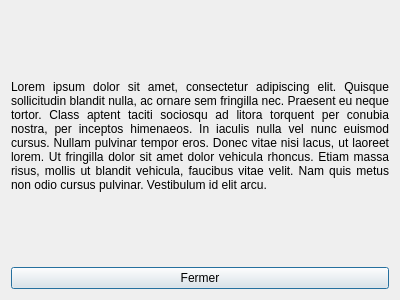
<?xml version="1.0" encoding="UTF-8"?>
<ui version="4.0">
 <class>AboutDialog</class>
 <widget class="QDialog" name="AboutDialog">
  <property name="geometry">
   <rect>
    <x>0</x>
    <y>0</y>
    <width>400</width>
    <height>300</height>
   </rect>
  </property>
  <property name="windowTitle">
   <string>A propos de Mandarine</string>
  </property>
  <property name="windowIcon">
   <iconset resource="icons/icons.qrc">
    <normaloff>:/icons/orange.png</normaloff>:/icons/orange.png</iconset>
  </property>
  <layout class="QHBoxLayout" name="horizontalLayout">
   <item>
    <layout class="QVBoxLayout" name="verticalLayout">
     <item>
      <widget class="QLabel" name="about_label">
       <property name="toolTip">
        <string>A propos de Mandarine</string>
       </property>
       <property name="text">
        <string>&lt;html&gt;&lt;head/&gt;&lt;body&gt;&lt;p align=&quot;justify&quot;&gt;Lorem ipsum dolor sit amet, consectetur adipiscing elit. Quisque sollicitudin blandit nulla, ac ornare sem fringilla nec. Praesent eu neque tortor. Class aptent taciti sociosqu ad litora torquent per conubia nostra, per inceptos himenaeos. In iaculis nulla vel nunc euismod cursus. Nullam pulvinar tempor eros. Donec vitae nisi lacus, ut laoreet lorem. Ut fringilla dolor sit amet dolor vehicula rhoncus. Etiam massa risus, mollis ut blandit vehicula, faucibus vitae velit. Nam quis metus non odio cursus pulvinar. Vestibulum id elit arcu.&lt;/p&gt;&lt;/body&gt;&lt;/html&gt;</string>
       </property>
       <property name="wordWrap">
        <bool>true</bool>
       </property>
      </widget>
     </item>
     <item>
      <widget class="QPushButton" name="action_close">
       <property name="toolTip">
        <string>Fermer </string>
       </property>
       <property name="text">
        <string>Fermer</string>
       </property>
      </widget>
     </item>
    </layout>
   </item>
  </layout>
 </widget>
 <resources>
  <include location="icons/icons.qrc"/>
 </resources>
 <connections>
  <connection>
   <sender>action_close</sender>
   <signal>clicked()</signal>
   <receiver>AboutDialog</receiver>
   <slot>close()</slot>
   <hints>
    <hint type="sourcelabel">
     <x>199</x>
     <y>273</y>
    </hint>
    <hint type="destinationlabel">
     <x>199</x>
     <y>149</y>
    </hint>
   </hints>
  </connection>
 </connections>
</ui>
